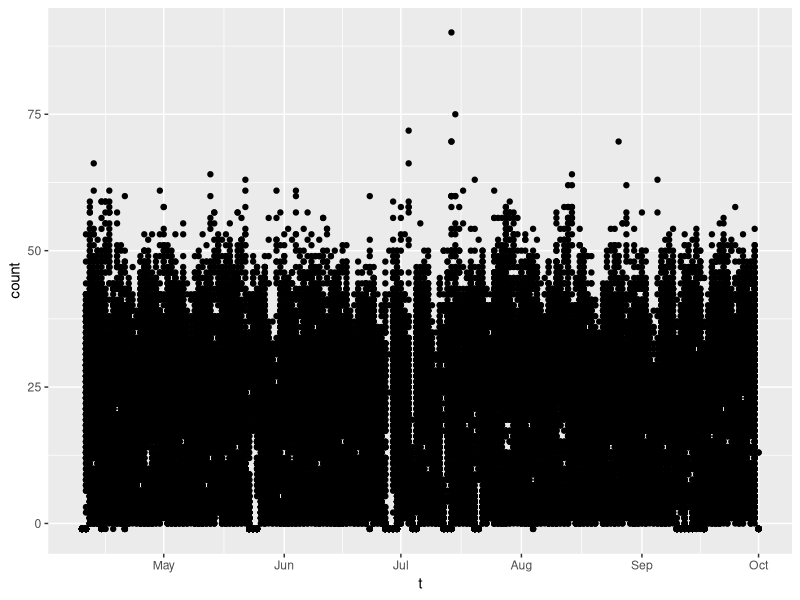
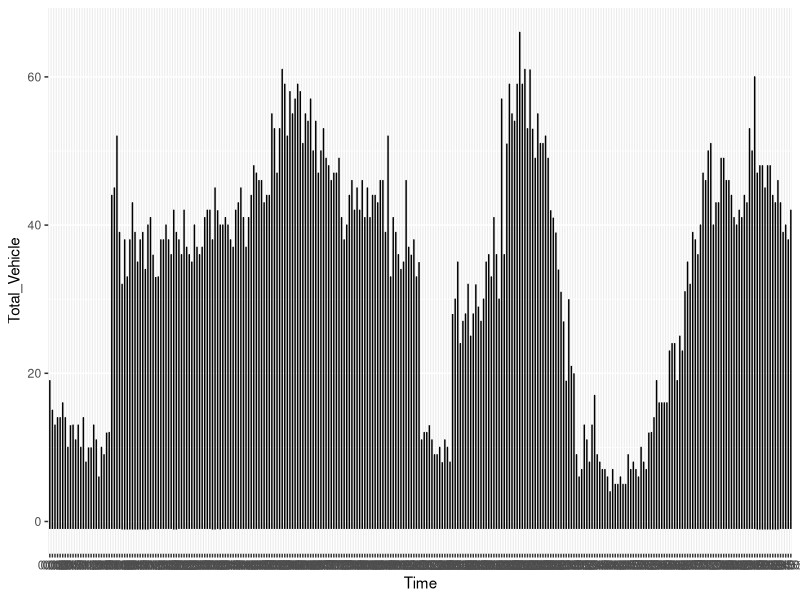
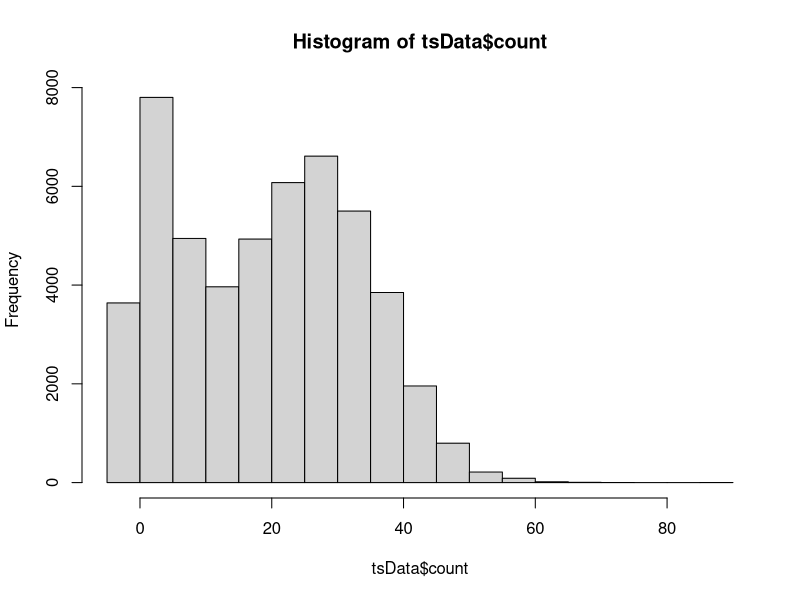
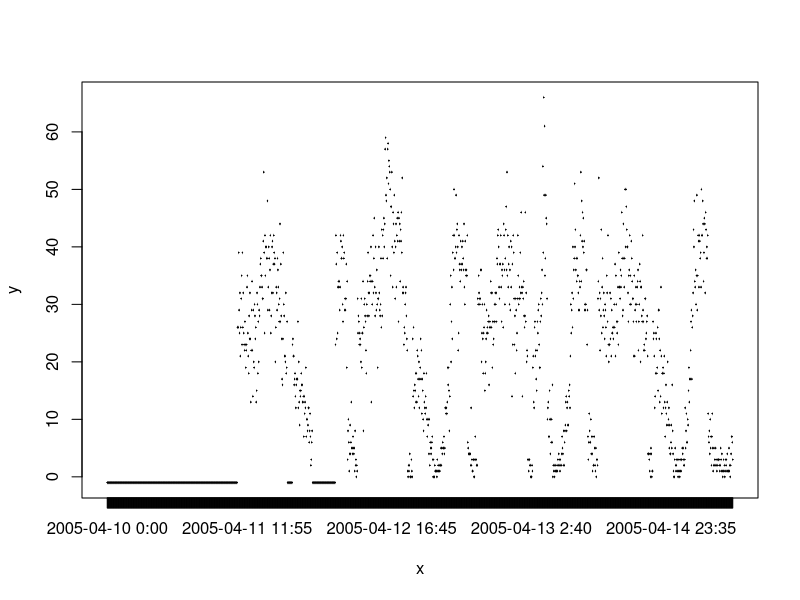
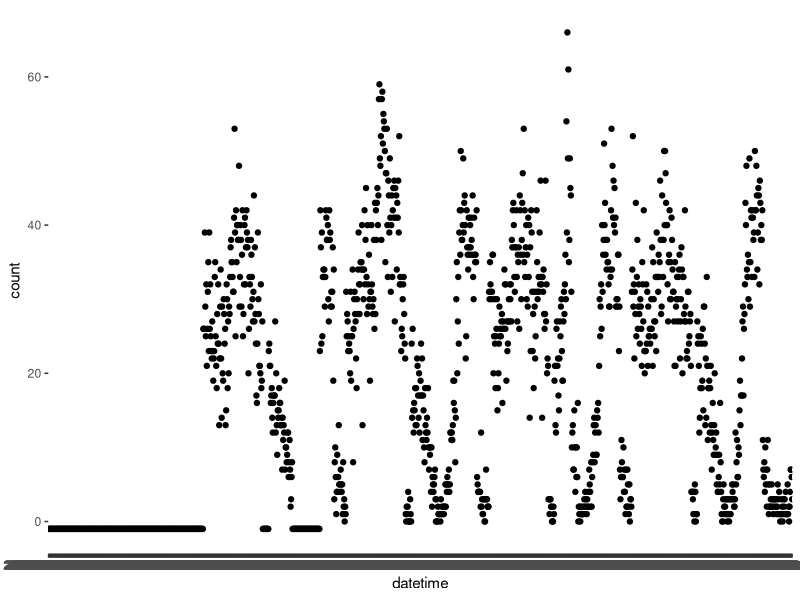

Recreate these plots in R, in order.
tData <- read.csv("data.txt")
names(tData) <- c("timeStamp","count")


Date <- format(as.Date(tData$timeStamp,format="%m/%d/%Y"), "%d")
Month <- format(as.Date(tData$timeStamp,format="%m/%d/%Y"), "%m")
Year <- format(as.Date(tData$timeStamp,format="%m/%d/%Y"), "%Y")


# for Test

t<- as.Date( tData$timeStamp, '%m/%d/%Y')
tData$t <- t
require(ggplot2)
ggplot( data = tData, aes( t, count)) + geom_point() 

##########

# Shashank Code 

train=read.csv("data.txt",header = F)

new <- do.call( rbind , strsplit( as.character( train$V1 ) , " " ) )

train=cbind( train , Time = new[,2] , Date = new[,1] )

train$Date=as.Date(train$Date,"%m/%d/%Y")
df <- data.frame(date = train$Date,
                 year = as.numeric(format(train$Date, format = "%Y")),
                 month = as.numeric(format(train$Date, format = "%m")),
                 day = as.numeric(format(train$Date, format = "%d")))

df$date<-NULL
df$Time=train$Time
df$Total_Vehicle=train$V2

#######################

## Continue with shashank code

allData <- df

t <- paste(train$Date,train$Time,sep = " ")

ggplot( data = subset(allData,month==4), aes( Time, Total_Vehicle)) + geom_line() 

# Date : 09-11-2016

train$DT <- paste(train$Date,train$Time,sep = " ")

tsData <- data.frame(train$DT,train$V2)

names(tsData) <- c("datetime","count")

hist(tsData$count)

a <- tsData[1:1500,]
a$datetime <- as.character(a$datetime)
a$datetime <- as.factor(a$datetime)
plot(a$datetime,a$count)

ggplot(a,aes(x=datetime,y=count)) + geom_point()

